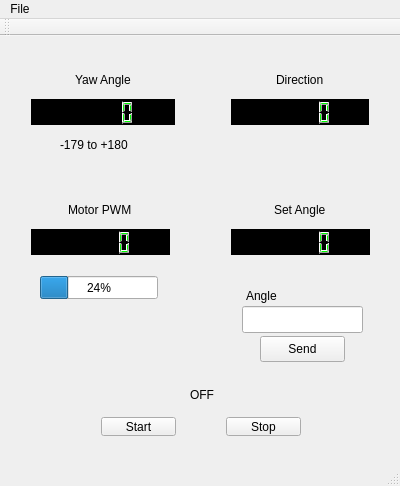
<?xml version="1.0" encoding="UTF-8"?>
<ui version="4.0">
 <class>MainWindow</class>
 <widget class="QMainWindow" name="MainWindow">
  <property name="geometry">
   <rect>
    <x>0</x>
    <y>0</y>
    <width>400</width>
    <height>486</height>
   </rect>
  </property>
  <property name="windowTitle">
   <string>MainWindow</string>
  </property>
  <widget class="QWidget" name="centralWidget">
   <widget class="QWidget" name="verticalLayoutWidget">
    <property name="geometry">
     <rect>
      <x>20</x>
      <y>20</y>
      <width>166</width>
      <height>80</height>
     </rect>
    </property>
    <layout class="QVBoxLayout" name="verticalLayout">
     <item alignment="Qt::AlignHCenter">
      <widget class="QLabel" name="label">
       <property name="text">
        <string>Yaw Angle</string>
       </property>
      </widget>
     </item>
     <item>
      <widget class="QLCDNumber" name="xAxis">
       <property name="styleSheet">
        <string notr="true">background-color: rgb(0, 0, 0);
color: rgb(0, 255, 0);
</string>
       </property>
      </widget>
     </item>
    </layout>
   </widget>
   <widget class="QWidget" name="verticalLayoutWidget_4">
    <property name="geometry">
     <rect>
      <x>220</x>
      <y>20</y>
      <width>160</width>
      <height>80</height>
     </rect>
    </property>
    <layout class="QVBoxLayout" name="verticalLayout_4">
     <item alignment="Qt::AlignHCenter">
      <widget class="QLabel" name="label_4">
       <property name="text">
        <string>Direction</string>
       </property>
      </widget>
     </item>
     <item>
      <widget class="QLCDNumber" name="yAxis">
       <property name="styleSheet">
        <string notr="true">background-color: rgb(0, 0, 0);
color: rgb(0, 255, 0);
</string>
       </property>
      </widget>
     </item>
    </layout>
   </widget>
   <widget class="QWidget" name="horizontalLayoutWidget">
    <property name="geometry">
     <rect>
      <x>90</x>
      <y>370</y>
      <width>222</width>
      <height>41</height>
     </rect>
    </property>
    <layout class="QHBoxLayout" name="horizontalLayout">
     <property name="spacing">
      <number>50</number>
     </property>
     <item>
      <widget class="QPushButton" name="startButton">
       <property name="text">
        <string>Start</string>
       </property>
      </widget>
     </item>
     <item>
      <widget class="QPushButton" name="stopButton">
       <property name="text">
        <string>Stop</string>
       </property>
      </widget>
     </item>
    </layout>
   </widget>
   <widget class="QWidget" name="verticalLayoutWidget_2">
    <property name="geometry">
     <rect>
      <x>20</x>
      <y>150</y>
      <width>161</width>
      <height>80</height>
     </rect>
    </property>
    <layout class="QVBoxLayout" name="verticalLayout_2">
     <item alignment="Qt::AlignHCenter">
      <widget class="QLabel" name="label_2">
       <property name="text">
        <string>Motor PWM</string>
       </property>
      </widget>
     </item>
     <item>
      <widget class="QLCDNumber" name="zAxis">
       <property name="styleSheet">
        <string notr="true">background-color: rgb(0, 0, 0);
color: rgb(0, 255, 0);
</string>
       </property>
      </widget>
     </item>
    </layout>
   </widget>
   <widget class="QLabel" name="label_3">
    <property name="geometry">
     <rect>
      <x>60</x>
      <y>100</y>
      <width>91</width>
      <height>17</height>
     </rect>
    </property>
    <property name="text">
     <string>-179 to +180</string>
    </property>
   </widget>
   <widget class="QLineEdit" name="angleBox">
    <property name="geometry">
     <rect>
      <x>242</x>
      <y>270</y>
      <width>121</width>
      <height>27</height>
     </rect>
    </property>
   </widget>
   <widget class="QLabel" name="label_5">
    <property name="geometry">
     <rect>
      <x>246</x>
      <y>250</y>
      <width>71</width>
      <height>20</height>
     </rect>
    </property>
    <property name="text">
     <string>Angle</string>
    </property>
   </widget>
   <widget class="QPushButton" name="sendAngleButton">
    <property name="geometry">
     <rect>
      <x>260</x>
      <y>300</y>
      <width>85</width>
      <height>26</height>
     </rect>
    </property>
    <property name="text">
     <string>Send</string>
    </property>
   </widget>
   <widget class="QWidget" name="verticalLayoutWidget_3">
    <property name="geometry">
     <rect>
      <x>220</x>
      <y>150</y>
      <width>161</width>
      <height>80</height>
     </rect>
    </property>
    <layout class="QVBoxLayout" name="verticalLayout_3">
     <item alignment="Qt::AlignHCenter">
      <widget class="QLabel" name="label_6">
       <property name="text">
        <string>Set Angle</string>
       </property>
      </widget>
     </item>
     <item>
      <widget class="QLCDNumber" name="setAngleDisplay">
       <property name="styleSheet">
        <string notr="true">background-color: rgb(0, 0, 0);
color: rgb(0, 255, 0);
</string>
       </property>
      </widget>
     </item>
    </layout>
   </widget>
   <widget class="QLabel" name="powerLabel">
    <property name="geometry">
     <rect>
      <x>190</x>
      <y>350</y>
      <width>67</width>
      <height>17</height>
     </rect>
    </property>
    <property name="text">
     <string>OFF</string>
    </property>
   </widget>
   <widget class="QProgressBar" name="pwmBar">
    <property name="geometry">
     <rect>
      <x>40</x>
      <y>240</y>
      <width>118</width>
      <height>23</height>
     </rect>
    </property>
    <property name="value">
     <number>24</number>
    </property>
   </widget>
  </widget>
  <widget class="QToolBar" name="mainToolBar">
   <attribute name="toolBarArea">
    <enum>TopToolBarArea</enum>
   </attribute>
   <attribute name="toolBarBreak">
    <bool>false</bool>
   </attribute>
  </widget>
  <widget class="QStatusBar" name="statusBar"/>
  <widget class="QMenuBar" name="menuBar">
   <property name="geometry">
    <rect>
     <x>0</x>
     <y>0</y>
     <width>400</width>
     <height>25</height>
    </rect>
   </property>
   <widget class="QMenu" name="menuReaction_Wheel">
    <property name="title">
     <string>File</string>
    </property>
    <addaction name="actionExit"/>
   </widget>
   <addaction name="menuReaction_Wheel"/>
  </widget>
  <action name="actionExit">
   <property name="text">
    <string>Exit</string>
   </property>
  </action>
 </widget>
 <layoutdefault spacing="6" margin="11"/>
 <resources/>
 <connections/>
</ui>
